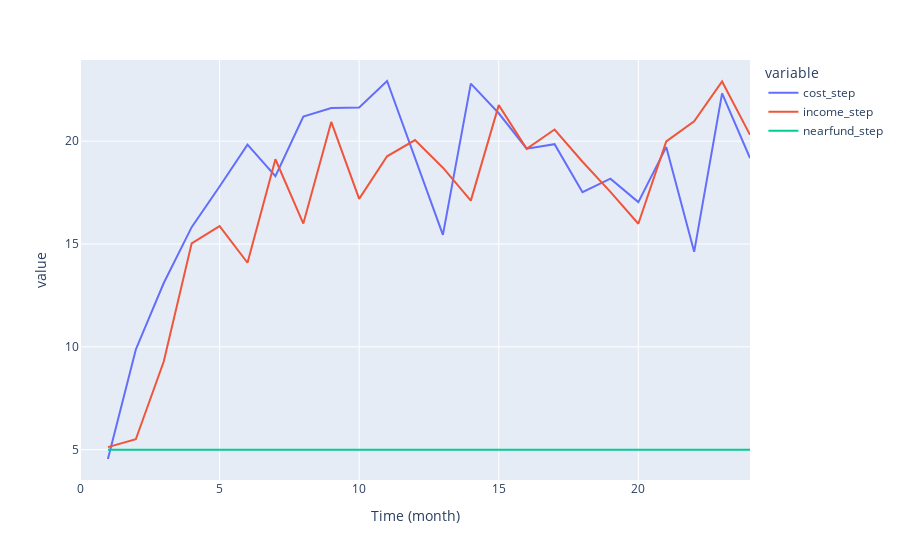

This figure's notebook cell:
### Code cell
px.line(var_df,y=['cost_step','income_step','nearfund_step'])

### Figure 1 — Plotly figure (JSON) as saved in the notebook; plotly's stock layout.template omitted (floating-point values rounded to 4 significant figures)
{"data": [{"hovertemplate": "variable=cost_step<br>Time (month)=%{x}<br>value=%{y}<extra></extra>", "legendgroup": "cost_step", "line": {"color": "#636efa", "dash": "solid"}, "mode": "lines", "name": "cost_step", "orientation": "v", "showlegend": true, "type": "scatter", "x": [0, 1, 2, 3, 4, 5, 6, 7, 8, 9, 10, 11, 12, 13, 14, 15, 16, 17, 18, 19, 20, 21, 22, 23, 24], "xaxis": "x", "y": [null, 4.545, 9.869, 13.1, 15.82, 17.8, 19.83, 18.29, 21.2, 21.61, 21.63, 22.92, 19.13, 15.44, 22.79, 21.35, 19.63, 19.85, 17.52, 18.17, 17.03, 19.71, 14.62, 22.32, 19.18], "yaxis": "y"}, {"hovertemplate": "variable=income_step<br>Time (month)=%{x}<br>value=%{y}<extra></extra>", "legendgroup": "income_step", "line": {"color": "#EF553B", "dash": "solid"}, "mode": "lines", "name": "income_step", "orientation": "v", "showlegend": true, "type": "scatter", "x": [0, 1, 2, 3, 4, 5, 6, 7, 8, 9, 10, 11, 12, 13, 14, 15, 16, 17, 18, 19, 20, 21, 22, 23, 24], "xaxis": "x", "y": [null, 5.122, 5.506, 9.283, 15.03, 15.86, 14.09, 19.12, 15.99, 20.93, 17.19, 19.26, 20.05, 18.71, 17.11, 21.75, 19.63, 20.57, 19.0, 17.54, 15.98, 19.99, 20.97, 22.9, 20.3], "yaxis": "y"}, {"hovertemplate": "variable=nearfund_step<br>Time (month)=%{x}<br>value=%{y}<extra></extra>", "legendgroup": "nearfund_step", "line": {"color": "#00cc96", "dash": "solid"}, "mode": "lines", "name": "nearfund_step", "orientation": "v", "showlegend": true, "type": "scatter", "x": [0, 1, 2, 3, 4, 5, 6, 7, 8, 9, 10, 11, 12, 13, 14, 15, 16, 17, 18, 19, 20, 21, 22, 23, 24], "xaxis": "x", "y": [null, 5, 5, 5, 5, 5, 5, 5, 5, 5, 5, 5, 5, 5, 5, 5, 5, 5, 5, 5, 5, 5, 5, 5, 5], "yaxis": "y"}], "layout": {"legend": {"title": {"text": "variable"}, "tracegroupgap": 0}, "margin": {"t": 60}, "xaxis": {"anchor": "y", "domain": [0, 1], "title": {"text": "Time (month)"}}, "yaxis": {"anchor": "x", "domain": [0, 1], "title": {"text": "value"}}}}
